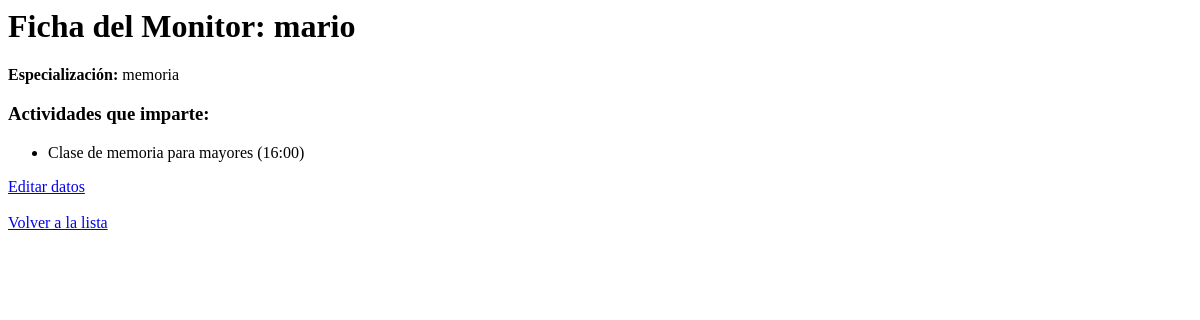
The app's page /monitores/1/, older data.
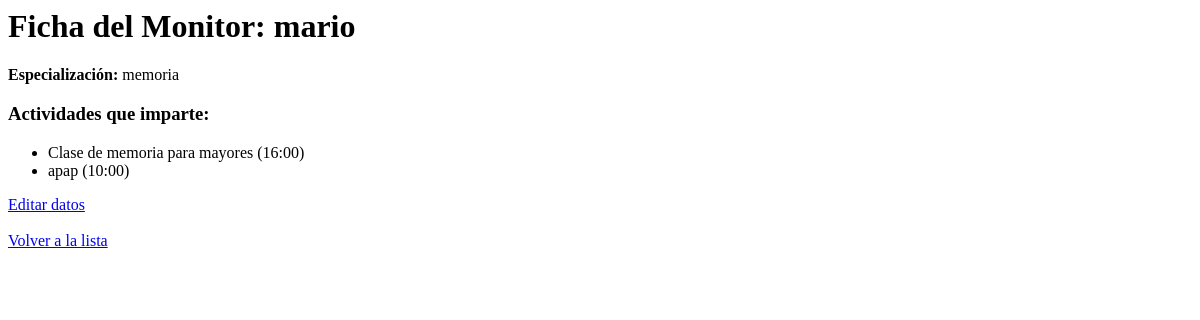
The same page, newer data.
### gestion/models.py (models this page shows, shortened)
class Actividad(models.Model):
    nombre = models.CharField(max_length=150)
    tipo = models.CharField(max_length=100)
    horario = models.CharField(max_length=100)
    descripcion = models.TextField()
    duracion = models.IntegerField(help_text="Duración en minutos")
    plazas_disponibles = models.IntegerField()
    monitor = models.ForeignKey(Monitor, on_delete=models.SET_NULL, null=True, related_name='actividades')
    sala_principal = models.ForeignKey(Sala, on_delete=models.SET_NULL, null=True, related_name='actividades_principales')
    salas_secundarias = models.ManyToManyField(Sala, blank=True, related_name='actividades_secundarias')
    usuarios_inscritos = models.ManyToManyField(Usuario, blank=True, related_name='actividades')

### gestion/views.py (the view)
# urls.py: path('monitores/<int:id>/', views.detalle_monitor, name='detalle_monitor'),
def detalle_monitor(request, id):
    monitor = get_object_or_404(Monitor, id=id)
    return render(request, 'gestion/monitor_detail.html', {'monitor': monitor})

### gestion/templates/gestion/monitor_detail.html
<h1>Ficha del Monitor: {{ monitor.nombre }}</h1>
<p><strong>Especialización:</strong> {{ monitor.especializacion }}</p>
<h3>Actividades que imparte:</h3>
<ul>
    {% for actividad in monitor.actividades.all %}
        <li>{{ actividad.nombre }} ({{ actividad.horario }})</li>
    {% empty %}
        <li>Aún no tiene actividades asignadas.</li>
    {% endfor %}
</ul>
<a href="{% url 'editar_monitor' monitor.id %}"> Editar datos</a><br><br>
<a href="{% url 'lista_monitores' %}">Volver a la lista</a>

Row changes from the older to the newer data that the page shows:
added Actividad: nombre "apap", horario "10:00"
